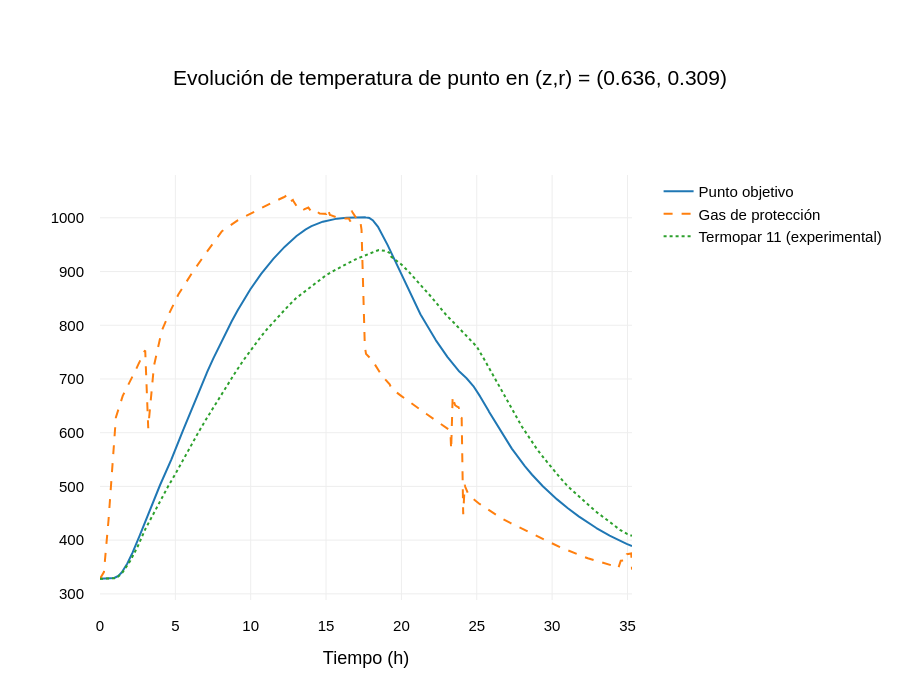

The cell this chart's notebook holds for it:
### Markdown cell above
Evolución de la temperatura de punto de interés.

### Code cell
fig.show()

### Figure 1 — Plotly figure (JSON) as saved in the notebook; plotly's stock layout.template omitted (floating-point values rounded to 4 significant figures; data arrays with more than 128 entries replaced by an {"elided": "..."} marker saying what was removed)
{"data": [{"name": "Punto objetivo", "type": "scatter", "x": {"elided": "18156 float values"}, "y": {"elided": "18156 float values"}}, {"line": {"dash": "dash", "width": 2}, "name": "Gas de protección", "type": "scatter", "x": {"elided": "18156 float values"}, "y": {"elided": "18156 float values"}}, {"line": {"dash": "dot", "width": 2}, "name": "Termopar 11 (experimental)", "type": "scatter", "x": [0.0, 0.5, 1.0, 1.25, 1.5, 2.0, 2.5, 3.0, 3.5, 4.0, 4.5, 5.0, 5.5, 6.0, 6.5, 7.0, 7.5, 8.0, 8.5, 9.0, 9.5, 10.0, 10.5, 11.0, 11.5, 12.0, 12.5, 13.0, 13.5, 14.0, 14.5, 15.0, 15.5, 16.0, 16.5, 17.0, 17.5, 18.0, 18.5, 19.0, 19.25, 19.3, 19.5, 20.0, 20.5, 21.0, 21.5, 22.0, 22.5, 23.0, 23.5, 24.0, 24.5, 25.0, 25.5, 26.0, 26.5, 27.0, 27.5, 28.0, 28.5, 29.0, 29.5, 30.0, 30.5, 31.0, 31.5, 32.0, 32.5, 33.0, 33.5, 34.0, 34.5, 35.0, 35.3], "y": [328.1, 328.1, 329.1, 333.1, 340.1, 361.1, 388.1, 420.1, 447.1, 474.1, 499.1, 523.1, 549.1, 574.1, 599.1, 623.1, 646.1, 668.1, 691.1, 713.1, 734.1, 754.1, 772.1, 790.1, 806.1, 821.1, 836.1, 850.1, 861.1, 872.1, 883.1, 893.1, 901.1, 909.1, 916.1, 923.1, 929.1, 934.1, 940.1, 938.1, 934.1, 928.1, 924.1, 913.1, 899.1, 884.1, 868.1, 852.1, 835.1, 818.1, 804.1, 789.1, 776.1, 760.1, 736.1, 711.1, 686.1, 660.1, 636.1, 611.1, 590.1, 569.1, 551.1, 533.1, 517.1, 501.1, 488.1, 475.1, 463.1, 451.1, 441.1, 430.1, 419.1, 411.1, 408.1]}], "layout": {"font": {"color": "black", "family": "Arial", "size": 15}, "height": 700, "legend": {"x": 1.05, "xanchor": "left"}, "margin": {"b": 100, "l": 100, "r": 100, "t": 175}, "title": {"text": "Evolución de temperatura de punto en (z,r) = (0.636, 0.309)", "x": 0.5, "xanchor": "center", "y": 0.9, "yanchor": "top"}, "xaxis": {"ticklabelstandoff": 15, "title": {"text": "Tiempo (h)"}, "zeroline": false}, "yaxis": {"ticklabelstandoff": 15}}}
